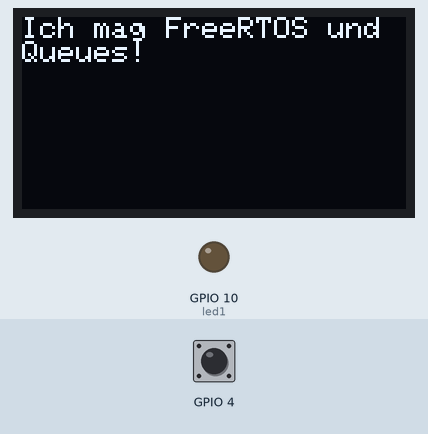
A program run on a simulated Seeed XIAO ESP32-C3. On the bench: 128×64 one-colour display, output pins drawn as LEDs (lit = HIGH). The inputs (shaded band) are chosen by the test bench; at power-on: GPIO 4 HIGH. Random numbers use the default seed unless the program sets one.

Above: at 3.2 s.
3.3 s: GPIO 4 pulled LOW for 0.15 s
At 4.5 s:
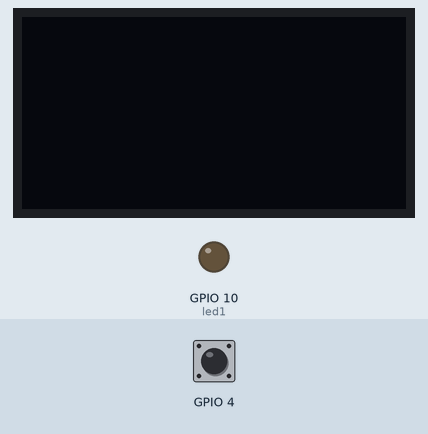
4.9 s: GPIO 4 pulsed LOW 5 times (0.12 s each, 0.3 s apart)
At 6.8 s:
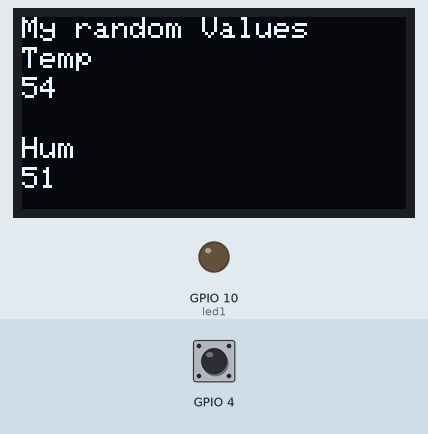
7.9 s: GPIO 4 pulled LOW for 1 s
At 8.2 s:
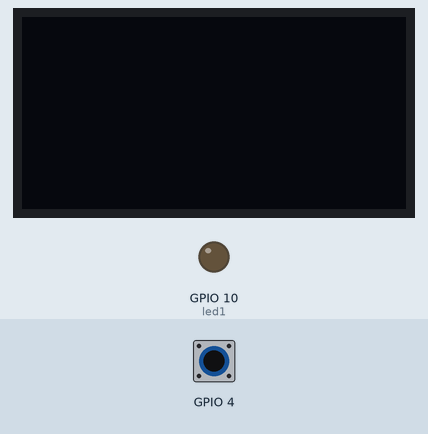
Timing chart, 0 to 10.9 s (numbered marks = the images above; inputs shaded):
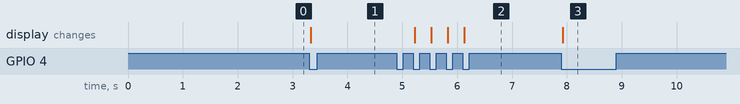

Measured:
- after the input at 3.3 s, the display: changes at once (image 1)
- after the input at 4.9 s, the display: first changes after 0.33 s (image 2 shows a later state)
- after the input at 7.9 s, the display: changes at once (image 3)

The program:

main.cpp
```cpp
/*
        _          _ ______ _____ _____
       (_)        | |  ____|  __ \_   _|
  _ __  ___  _____| | |__  | |  | || |
 | '_ \| \ \/ / _ \ |  __| | |  | || |
 | |_) | |>  <  __/ | |____| |__| || |_
 | .__/|_/_/\_\___|_|______|_____/_____|
 | |
 |_|

https://links.pixeledi.eu
FreeRTOS Queues | 01.2025

*/
#include "button.h"
#include <Adafruit_GFX.h>
#include <Adafruit_SSD1306.h>
#include <Arduino.h>
#define SCREEN_WIDTH 128
#define SCREEN_HEIGHT 64
#define OLED_RESET -1
Adafruit_SSD1306 display(SCREEN_WIDTH, SCREEN_HEIGHT, &Wire, OLED_RESET);
Button btn1 = D2;
const byte led1 = D10;
static QueueHandle_t queue;

struct SensorInfos {
  bool btnState;
  int tempValue;
  int humValue;
};
void initOled() {
  if (!display.begin(SSD1306_SWITCHCAPVCC, 0x3C)) {
    Serial.println(F("SSD1306 allocation failed"));
    for (;;)
      ;
  }
  display.clearDisplay();
  display.setTextSize(1);
  display.setTextColor(SSD1306_WHITE);
  display.setCursor(0, 0);
  display.println(F("Ich mag FreeRTOS und Queues!"));
  display.display();
  delay(2000);
}
static void debounceButton(void *argp) {
  SensorInfos inf;

  while (1) {
    switch (btn1.checkBTN()) {
    case 1:
      inf.btnState = true;
      inf.tempValue = random(10, 60);
      inf.humValue = random(3, 100);
      xQueueSendToBack(queue, &inf, 0);
      break;
    case 2:
      inf.btnState = false;
      xQueueSendToBack(queue, &inf, 0);
      break;
    }
  }
}
static void oled_task(void *argp) {
  BaseType_t queueStatus;
  SensorInfos infos;
  while (1) {
    queueStatus = xQueueReceive(queue, &infos, portMAX_DELAY);
    assert(queueStatus == pdPASS);
    if (infos.btnState) {
      display.clearDisplay();
      display.setTextSize(1);
      display.setTextColor(SSD1306_WHITE);
      display.setCursor(0, 0);
      display.println("My random Values");
      display.setCursor(0, 10);
      display.println("Temp");
      display.setCursor(0, 20);
      display.println(String(infos.tempValue));
      display.setCursor(0, 40);
      display.println("Hum");
      display.setCursor(0, 50);
      display.println(String(infos.humValue));
      display.display();
    } else if (!infos.btnState) {
      display.clearDisplay();
      display.display();
    }
  }
}
void setup() {
  int cpucore = xPortGetCoreID();
  TaskHandle_t h;
  BaseType_t taskStatus;
  pinMode(led1, OUTPUT);
  initOled();
  queue = xQueueCreate(1, sizeof(SensorInfos));
  assert(queue);
  taskStatus = xTaskCreatePinnedToCore(debounceButton, "debounce", 2048,
                                       nullptr, 1, &h, cpucore);
  assert(taskStatus == pdPASS);
  assert(h);
  taskStatus =
      xTaskCreatePinnedToCore(oled_task, "led", 2048, nullptr, 1, &h, cpucore);
  assert(taskStatus == pdPASS);
  assert(h);
}

void loop() {
  // weg damit
  vTaskDelete(nullptr);
}
```

button.cpp
```cpp
#include "button.h"
#include <Arduino.h>

Button::Button(int pin)
{
    btnPin = pin;
    state = LOW;
    pinMode(btnPin, INPUT_PULLUP);
}

void Button::start()
{
}

int Button::checkBTN()
{

    // return 0 = nothing to do
    // return 1 = short klick
    // return 2 = long klick
    result = 0;

    int prevState = state;
    state = digitalRead(btnPin);

    if (prevState == LOW && state == HIGH)
    {
        buttonclickedMS = millis();
        result = 0;
    }
    else if (prevState == HIGH && state == LOW)
    {
        // here comes the logic

        if (millis() - buttonclickedMS < 50)
        {
            // debounce area - nothing to do
            result = 0;
        }
        else if (millis() - buttonclickedMS > 50 && millis() - buttonclickedMS < 1000)
        {
            // Serial.println("short click");
            result = 1;
        }
        else if (millis() - buttonclickedMS >=
         1000)
        {
            // Serial.println("long click");
            result = 2;
        }

    }

    return result;
}
```

button.h
```cpp
#ifndef Button_h
#define Button_h

#include <Arduino.h>

class Button
{
protected:
    int btnPin;
    int state;
    int result;
    unsigned long buttonclickedMS;
    unsigned long buttonDownMS;

public:
    Button(int pin);
    void start();
    int checkBTN();
    bool isPressed();
};

#endif
```
